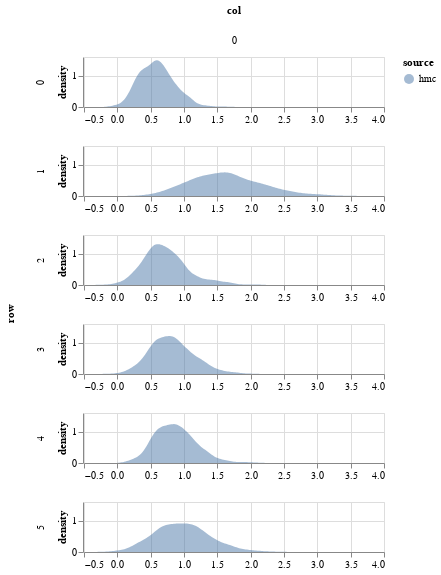

Notebook code cell kept with this figure:
### Code cell
param = 'beta'
df = get_post_df(np.squeeze(ps[param]).reshape(1000,6,1)) 
df['source'] = 'hmc'
plot_density(df) 
# &\
# plot_correlations(ibis['jitter_corrs'][param], height = 150)

### Figure 1 — Vega-Lite specification as saved in the notebook (floating-point values rounded to 4 significant figures; data arrays with more than 128 entries replaced by an {"elided": "..."} marker saying what was removed)
{"config": {"view": {"continuousWidth": 400, "continuousHeight": 300}}, "data": {"name": "data-7b55d8135843805e983d97c75b085c5c"}, "mark": {"type": "area", "opacity": 0.5}, "encoding": {"color": {"type": "nominal", "field": "source"}, "column": {"type": "quantitative", "field": "col"}, "row": {"type": "quantitative", "field": "row"}, "x": {"type": "quantitative", "field": "value", "title": null}, "y": {"type": "quantitative", "field": "density"}}, "height": 50, "resolve": {"scale": {"x": "independent"}}, "transform": [{"fold": ["value"]}, {"density": "value", "groupby": ["cn", "row", "col", "source"]}], "width": 300, "$schema": "https://vega.github.io/schema/vega-lite/v4.8.1.json", "datasets": {"data-7b55d8135843805e983d97c75b085c5c": {"elided": "6000 records"}}}
